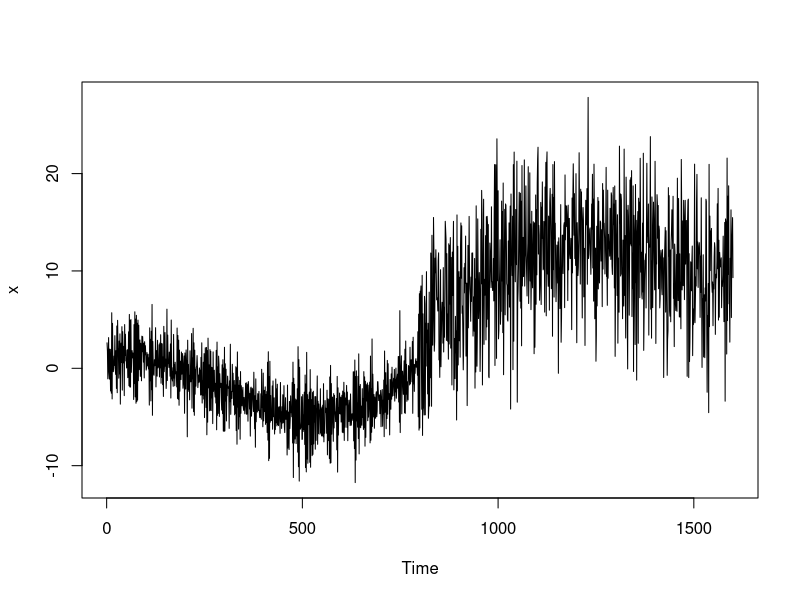
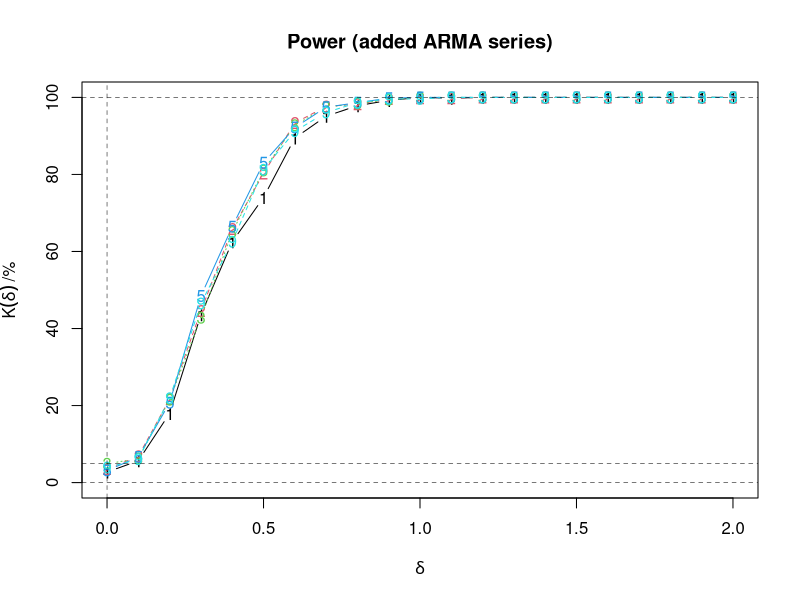
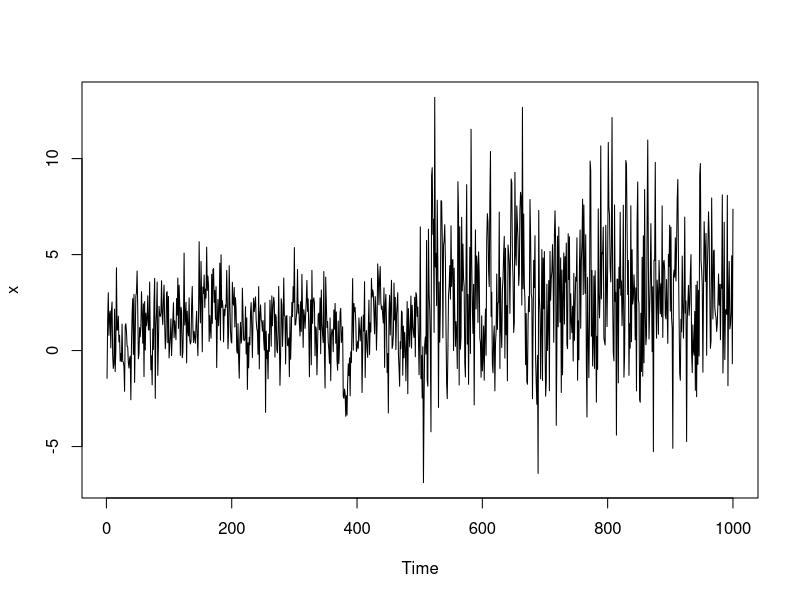
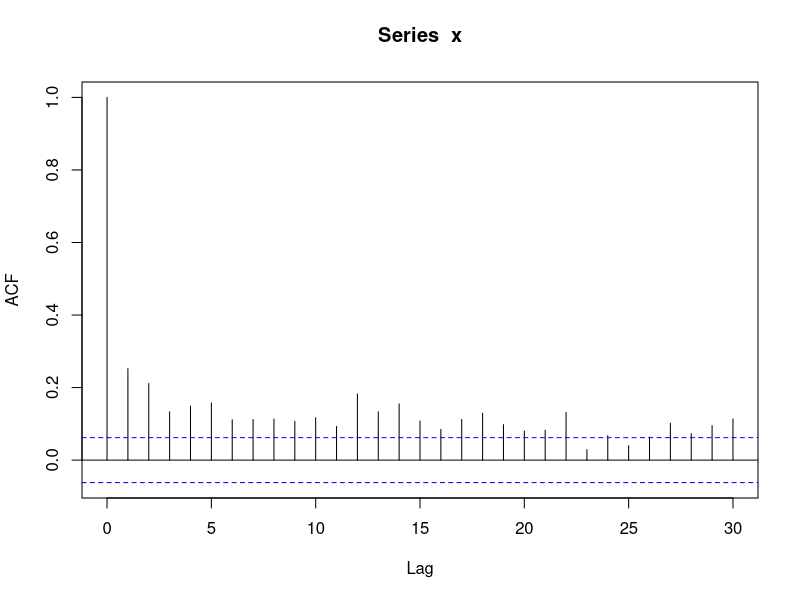

These charts were generated, in order, by the following R code: (Note: this script raises an error after producing the figures.)
###-----------------------------------------------
### The data. **AR included**
###-----------------------------------------------
f = function(t){
  5*cos(t*9) - (t - 0.7)^2 *10 + (t-0.2)^3 *20
}
ar = function(n, th1, th2){ 
  ar1 = rep(NA,n)
  ar1[1] = rnorm(1)
  ar1[2] = rnorm(1)
  ar1[3] = rnorm(1)
  for(i in 4:n){
    ar1[i] = th1*ar1[i-1] -th2*ar1[i-3]  + rnorm(1,1)
  }
  ar1
}
arma11 = function(n, th1, ph1){
	wn = rnorm(n)
	arma11  = rep(NA, n)
	arma11[1] = wn[1]
	for (i in 2:n){
		arma11[i] = arma11[i-1]*th1 + wn[i-1]*ph1 + wn[i]
	}
	arma11
}
ma = function(n, ph1, p){
  wn = rnorm(n)
  ma  = rep(NA, n)
  ma[1:p] = wn[1:p]
  for (i in (p+1):n){
    ma[i] = wn[(i-1):(i-p)]%*%ph1 + wn[i]
  }
  ma
}
n = 1600
#a = ar(1000,0.8, 0.3)
a = arma11(n, -0.8, -0.4)
mu = f((1:n)/n)
z = c(rnorm(n/2,1), rnorm(n/2, 1)*5) 
x = z+mu+a
par(mfrow = c(1, 1))
ts.plot(x)

###----------------------------------
### Self Method
###----------------------------------
diff_seq = function(ts, diff, h){
	d = rep(NULL, length(ts))
	m = length(diff)
	for (i in (m*h):length(ts)){
		d[i] = 0
		for (j in 1:m){
			d[i] = d[i] + ts[i-h*(j-1)]*diff[j]
		}
	}
	return(na.omit(d))
}

###----------------------------------
### Self Method
###----------------------------------

kern = function(x){ #Bartlett kernel
  ifelse(abs(x)<=1,1-abs(x), 0)
}

var_head = function(x, l){ #Kernel Estimation of volatility
  n = length(x)
  l = floor(l)
  sum = 0
  covar = c(acf(x, l+1, type = 'cov', plot=FALSE)$acf)
  k = (-l):l
  out = sum(kern(k/l) * covar[abs(k) +1])
  return(out)
}

KS_std = function(x){ #
  n = length(x)
  x_bar = mean(x)
  sigma_hat = var_head(x, 2*n^(1/3))
  Tn =cumsum(x - x_bar) / sqrt(n)
  TS = max(abs(Tn / sqrt(sigma_hat)))
}

###----------------------------------
### Differencing Sequence
###----------------------------------
m1 = c(0.7071, -0.7071);sum(m1)
m2 = c(0.8090, -0.5, -0.3090);sum(m2)
m3 = c(0.1942, 0.2809, 0.3832, -0.8582);sum(m3)
m4 = c(0.2708, -0.0142, 0.6909, -0.4858, -0.4617);sum(m4)
m5 = c(0.9064, -0.2600, -0.2167, -0.1774, -0.1420, -0.1103);sum(m5)
m6 = c(0.2400, 0.0300, -0.0342, 0.7738, -0.3587, -0.3038, -0.3472);sum(m6)
m7 = c(0.9302, -0.1965, -0.1728, -0.1506, -0.1299, -0.1107, -0.0930, -0.0768);sum(m7)
m8 = c(0.2171, 0.0467, -0.0046, -0.0348, 0.8207, -0.2960, -0.2453, -0.2260, -0.2879);sum(m8)
m9 = c(0.9943, -0.1578, -0.1429, -0.1287, -0.1152, -0.1025, -0.0905, -0.0792, -0.0687,
 -0.0588);sum(m9)
m10 = c(0.1995, 0.0539, 0.0104, -0.0140, -0.0325, 0.8510, -0.2384, -0.2079, -0.1882,
 -0.1830,-0.2507);sum(m10)

###----------------------------------
### Simulation of different differencing sequences
###----------------------------------
mean_func <- function(n){
	x = f(1:n/n)
	return(x)
}

arma_func <- function(n){
	# a = ar(n, 0.7, 0.3)
	# a = arma11(n, -0.5, 0.5)
	a = ma(n, c(0.4,0.5,-0.6,-0.9,0,0,0,0.9), 8)
	return(a)
}

res <- function(n, del){
	z = c(rnorm(n/2, 0,1), rnorm(n/2, 0, 1+del))
	#z = c(rexp(n/2, 1)*1, rexp(n/2, 1)*(1+del)) #Exponential Distribution
	return(z)
}

if(1){
	n = 400
	n_sim = 2^9
	order =5
	delta = seq(from = 0, to = 2, length.out = 21)
	out = array(NA, dim = c(n_sim, length(delta), order),
				dimnames = list(paste0('isim=', 1:n_sim),
								paste0('delta=', delta),
								paste0('m=',1:order)))
	for(i_sim in 1:n_sim){
		set.seed(i_sim)
		for(i_delta in 1:length(delta)){
			del = delta[i_delta]
			mu = mean_func(n)
			#a = arma_func(n)
			z = res(n, del)
			#x = z+mu+a
			x = z+mu
			d1 = diff_seq(x, m1,1)
			d2 = diff_seq(x, m2,1)
			d3 = diff_seq(x, m3,1)
			d5 = diff_seq(x, m5,1)
			d9 = diff_seq(x, m9,1)
			out[i_sim, i_delta, 1] = KS_std(log(d1^2))
			out[i_sim, i_delta, 2] = KS_std(log(d2^2))
			out[i_sim, i_delta, 3] = KS_std(log(d3^2))
			out[i_sim, i_delta, 4] = KS_std(log(d5^2))
			out[i_sim, i_delta, 5] = KS_std(log(d9^2))
			
		}
		if(i_sim%%20==0) cat(i_sim, ' >> ')
	}
}

###-----------------------------------------------------------
### Power
###-----------------------------------------------------------
out0 = out*0
out0[,,1] = out[,,1] > 1.358
out0[,,2] = out[,,2] > 1.358
out0[,,3] = out[,,3] > 1.358
out0[,,4] = out[,,4] > 1.358
out0[,,5] = out[,,5] > 1.358
power = apply(out0, c(2,3), mean)
power
###-----------------------------------------------------------
### Plot results
###-----------------------------------------------------------
par(mfrow = c(1, 1))
#Plot 1
matplot(delta, 100*power, type = 'b', col = 1:10, lty = c(1,2,3), 
	pch = "12359", main = "Power (added ARMA series)", ylim = c(0, 100),
    ylab = expression(K(delta)~"/%"), xlab = expression(delta))
abline(h  = c(0.05, 0, 1)*100, lwd = 0.5, lty = 2)
abline(v = 0, lwd = 0.5, lty = 2)
# legend('bottomright', legend = c(paste0("m=",c(1,)), 
#   col = 1:10, lty = c(1,2,3), cex = 0.4)

###-----------------------------------------------------------
### Free Space
###-----------------------------------------------------------
### +ve acf lag1
n = 1000
a = arma11(n, 0.8, -0.4)
z = c(rnorm(n/2,1), rnorm(n/2, 1)*3) 
x = z+a
par(mfrow = c(1,1))
ts.plot(x)
acf(x)

m1 = c(1, -1)
d1 = diff_seq(x, m1)
m2 = c(1, -2, 1)
d2 = diff_seq(x, m2)

par(mfrow = c(2, 1))
ts.plot(d1)
ts.plot(d2)
var(d1)
var(d2)

### -ve acf lag1
n = 1000
a = arma11(n, -0.8, -0.4)
z = c(rnorm(n/2,1), rnorm(n/2, 1)*3) 
x = z+a
par(mfrow = c(1,1))
ts.plot(x)
acf(x)

m1 = c(1, -1)
d1 = diff_seq(x, m1)
m2 = c(1, -2, 1)
d2 = diff_seq(x, m2)

par(mfrow = c(2, 1))
ts.plot(d1)
ts.plot(d2)
var(d1)
var(d2)

###Compare 
sum(rexp(9, 1));rgamma(1, 9, 1)
set.seed(111)
hist(m1[1]*rnorm(1000) - m1[2]*rnorm(1000))
hist(m2[1]*rnorm(1000) -m2[2]*rnorm(1000) + m2[3]*rnorm(1000))


m1 = c(0.7071, -0.7071);sum(m1)
m2 = c(0.8090, -0.5, -0.3090);sum(m2)


sum(m1^2)
sum(m2^2)


###Diff 18
n = length(x)
x_bar = mean(x)
sigma_hat = var_head(x, 2*n^(1/3))
Tn =cumsum(x - x_bar) / sqrt(n)
TS = max(abs(Tn / sqrt(sigma_hat)))
ts.plot(d18)

x = log(d18^2)
ts.plot(Tn)

TS

ts.plot(x)




